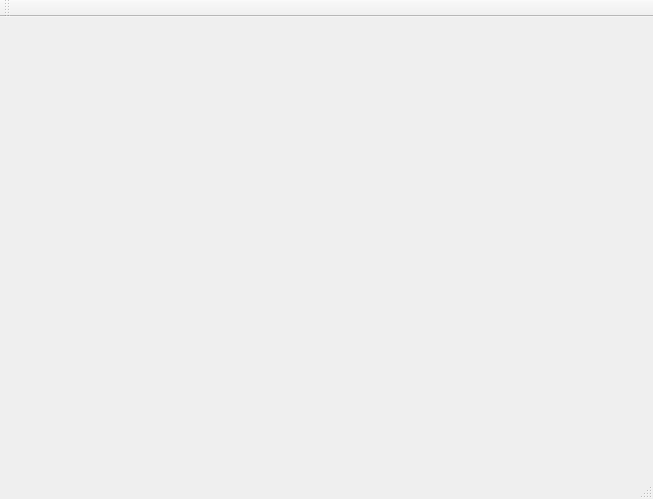
<?xml version="1.0" encoding="UTF-8"?>
<ui version="4.0">
 <class>MainWindow</class>
 <widget class="QMainWindow" name="MainWindow">
  <property name="geometry">
   <rect>
    <x>0</x>
    <y>0</y>
    <width>653</width>
    <height>499</height>
   </rect>
  </property>
  <property name="windowTitle">
   <string>Registry Editor</string>
  </property>
  <widget class="QWidget" name="centralWidget"/>
  <widget class="QMenuBar" name="menuBar">
   <property name="geometry">
    <rect>
     <x>0</x>
     <y>0</y>
     <width>653</width>
     <height>21</height>
    </rect>
   </property>
  </widget>
  <widget class="QToolBar" name="mainToolBar">
   <attribute name="toolBarArea">
    <enum>TopToolBarArea</enum>
   </attribute>
   <attribute name="toolBarBreak">
    <bool>false</bool>
   </attribute>
  </widget>
  <widget class="QStatusBar" name="statusBar"/>
  <action name="action">
   <property name="text">
    <string>Открыть...</string>
   </property>
  </action>
  <action name="action_5">
   <property name="text">
    <string>Выход</string>
   </property>
  </action>
  <action name="action_6">
   <property name="text">
    <string>Закрыть</string>
   </property>
  </action>
  <action name="action_12">
   <property name="text">
    <string>Окно 1</string>
   </property>
  </action>
  <action name="action_7">
   <property name="text">
    <string>Окно 2</string>
   </property>
  </action>
  <action name="action_8">
   <property name="text">
    <string>О программе...</string>
   </property>
  </action>
 </widget>
 <layoutdefault spacing="6" margin="11"/>
 <resources/>
 <connections>
  <connection>
   <sender>action_5</sender>
   <signal>triggered()</signal>
   <receiver>MainWindow</receiver>
   <slot>close()</slot>
   <hints>
    <hint type="sourcelabel">
     <x>-1</x>
     <y>-1</y>
    </hint>
    <hint type="destinationlabel">
     <x>326</x>
     <y>249</y>
    </hint>
   </hints>
  </connection>
 </connections>
</ui>
